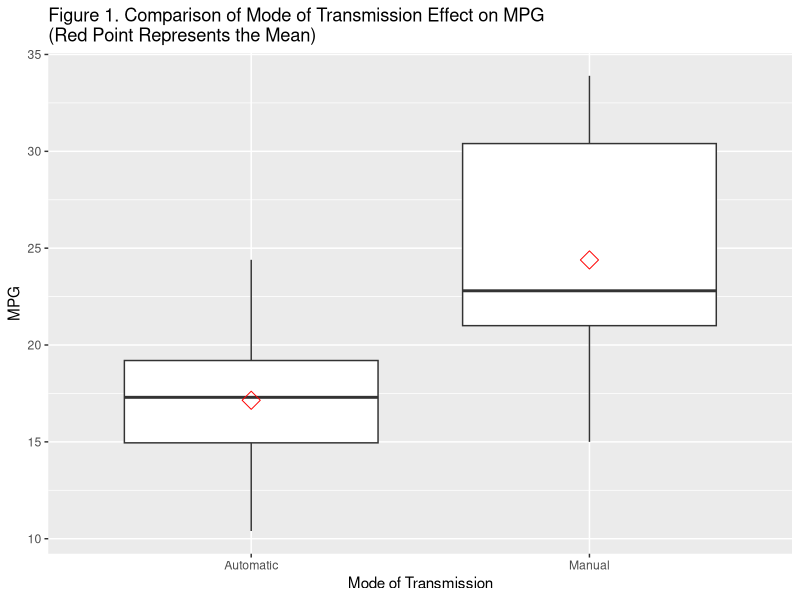
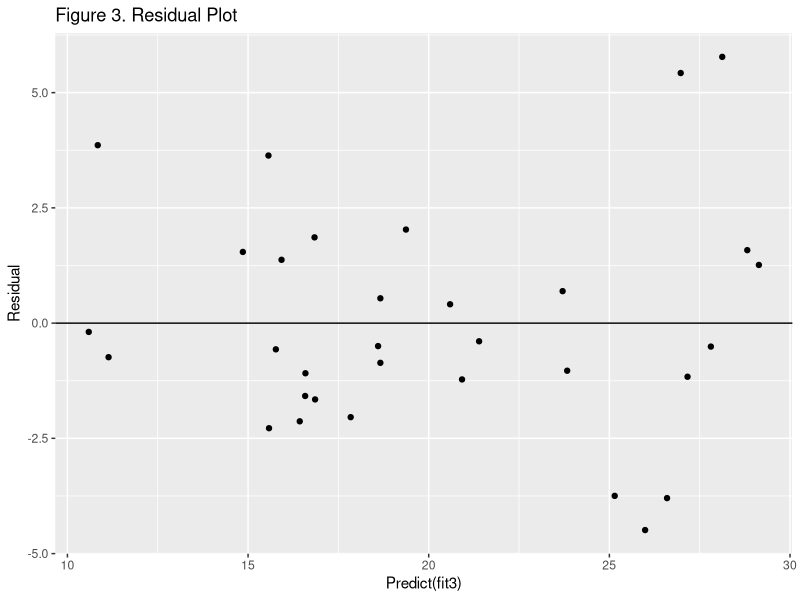
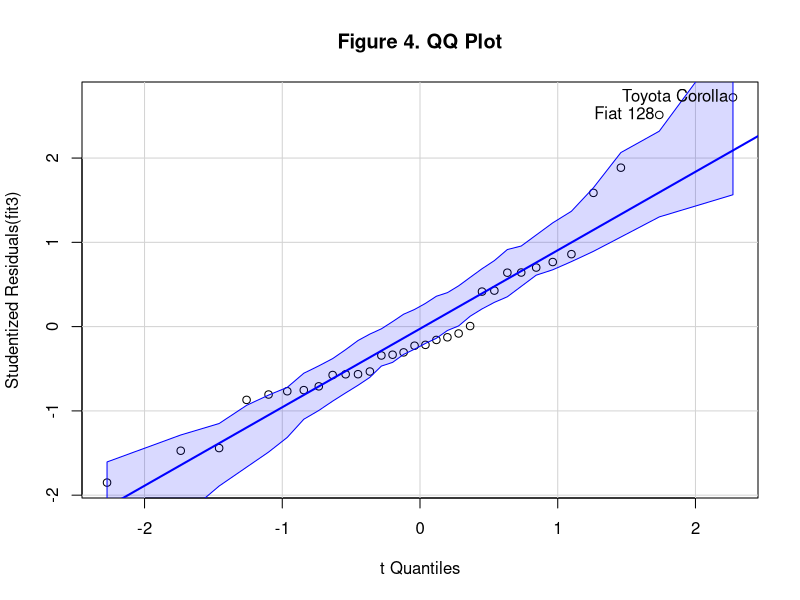

These figures' R source, in order:
## ---- chunk 1
library(datasets)
library(ggplot2)
library(car)
## ---- chunk 2
cor(mtcars)
## ---- chunk 3
mtcars$am <- factor(mtcars$am, labels=c("Automatic", "Manual"))
mtcars$cyl <- as.factor(mtcars$cyl)
mtcars$vs <- factor(mtcars$vs, labels=c("V Engine", "S Engine"))
## ---- chunk 4
fit1 <- lm(mpg ~ am, mtcars)
fit2 <- lm(mpg ~ am + wt, mtcars)
fit3 <- lm(mpg ~ am + wt + cyl, mtcars)
fit4 <- lm(mpg ~ am + wt + cyl + disp, mtcars)
## ---- chunk 5
anova(fit1, fit2, fit3, fit4)
## ---- chunk 6
s <- summary(fit3)$coeff
s
## ---- chunk 7
g <- ggplot(mtcars, aes(x = as.factor(am), y = mpg))
g <- g + geom_boxplot()
g <- g + ylab("MPG") + xlab("Mode of Transmission") + ggtitle("Figure 1. Comparison of Mode of Transmission Effect on MPG \n(Red Point Represents the Mean)")
g <- g + stat_summary(fun.y=mean, geom="point", shape=5, size=4, colour="red")
g
## ---- chunk 8
residualDF <- data.frame(y = resid(fit3), x = predict(fit3))
g2 = ggplot(residualDF, aes(y = y, x = x))
g2 <- g2 + geom_point()
g2 <- g2 + xlab("Predict(fit3)") + ylab("Residual")+ ggtitle("Figure 3. Residual Plot")
g2 <- g2 + geom_abline(intercept = 0, slope = 0)
g2

## ---- chunk 9
qqPlot(fit3, main="Figure 4. QQ Plot")

